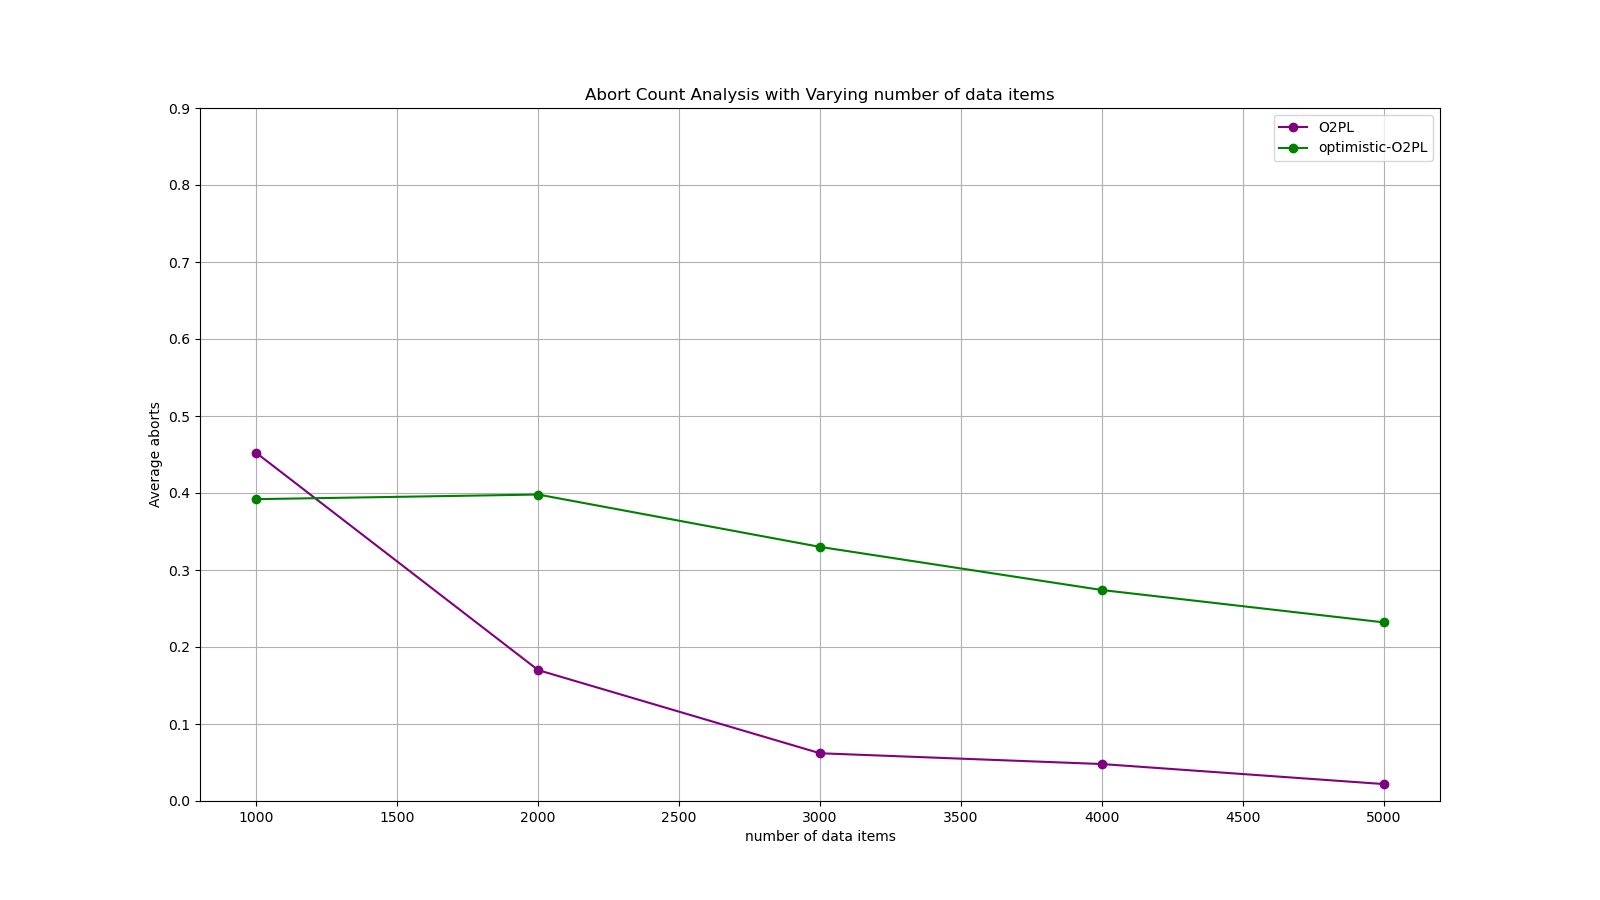

Generate this figure with Python:
# AbortCount analysis with varying variables 1000-5000

import matplotlib.pyplot as plt
import os
import numpy as np

# Data
variables = [1000, 2000, 3000, 4000, 5000]
O2PL = [0.452, 0.17, 0.062, 0.048, 0.022]
OO2PL = [0.392, 0.398, 0.33, 0.274, 0.232]

# make a big plot
plt.figure(figsize=(16, 9))

# plot data
plt.plot(variables, O2PL, label='O2PL', marker='o', color='purple')
plt.plot(variables, OO2PL, label='optimistic-O2PL', marker='o', color='green')

plt.yticks(np.arange(0, 1, 0.1)) 

# show grid lines
plt.grid(True)

plt.xlabel('number of data items')
plt.ylabel('Average aborts')
plt.title('Abort Count Analysis with Varying number of data items')
plt.legend()
script_name = os.path.splitext(os.path.basename(__file__))[0]
plt.savefig(f"{script_name}.png")
plt.show()
